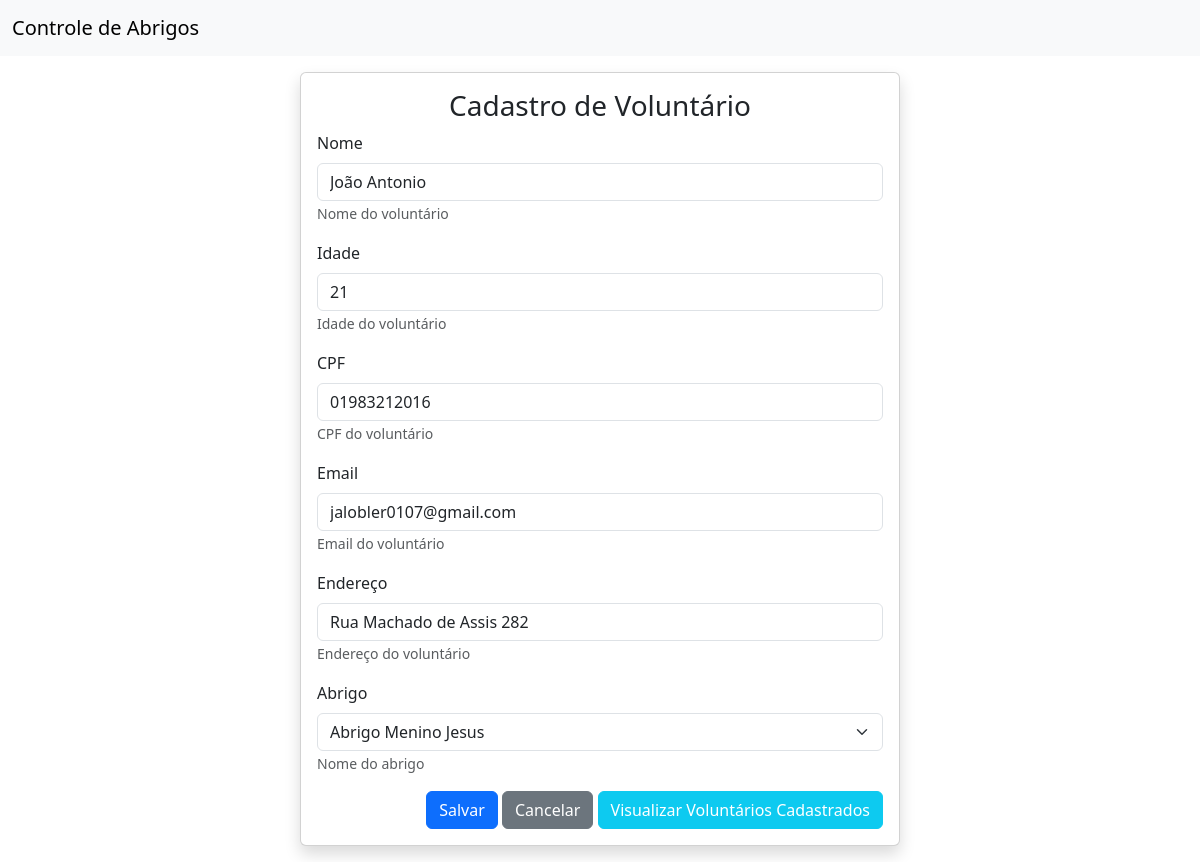
The page /1/voluntario/editar/ on the database its author committed.
### voluntarios/models.py (models this page shows, shortened)
class Voluntario(models.Model):
    nome = models.CharField('Nome', max_length=100, help_text='Nome do voluntário')
    idade = models.IntegerField('Idade', help_text='Idade do voluntário')
    cpf = models.CharField('CPF', max_length=11, help_text='CPF do voluntário', unique=True)
    email = models.EmailField('Email', help_text='Email do voluntário')
    endereco = models.CharField('Endereço', max_length=200, help_text='Endereço do voluntário')
    abrigo = models.ForeignKey(abrigo.models.Abrigo, verbose_name=' Abrigo', help_text='Nome do abrigo',
                               on_delete=models.CASCADE, related_name='abrigo')
    class Meta:
        verbose_name = 'Voluntário'
        verbose_name_plural = 'Voluntários'

### abrigo/models.py (models this page shows)
class Abrigo(models.Model):
    nome = models.CharField(max_length=255, verbose_name="Nome", default='Exemplo de nome')
    cnpj = models.CharField(max_length=18, unique=True, verbose_name="CNPJ")
    endereco = models.CharField(max_length=255, verbose_name="Endereço")
    class Meta:
        verbose_name = 'Abrigo'
        verbose_name_plural = 'Abrigos'
    def __str__(self):
        return self.nome

### voluntarios/views.py (the view)
# urls.py: path('<int:pk>/voluntario/editar/', VoluntarioUpdateView.as_view(), name='voluntario_editar'),
class VoluntarioUpdateView(SuccessMessageMixin, UpdateView):
    model = Voluntario
    form_class = VoluntarioModelForm
    template_name = 'voluntario_form.html'
    success_url = reverse_lazy('voluntarios')
    success_message = 'Voluntário atualizado com sucesso'

### voluntarios/forms.py
class VoluntarioModelForm(forms.ModelForm):
    class Meta:
        model = Voluntario
        fields = '__all__'
        error_messages = {
            'nome': {'required': 'O nome do Voluntário é um campo obrigatório'},
            'idade': {'required': 'A idade é um campo obrigatório'},
            'cpf': {'required': 'O CPF do Voluntário é um campo obrigatório', 'unique': 'CPF já cadastrado'},
            'email': {'required': 'O email é um campo obrigatório'},
            'endereco': {'required': 'O endereço é um campo obrigatório'},
        }

### voluntarios/templates/voluntario_form.html (shortened to what this page needs)
{% extends 'inicial.html' %}
{% load django_bootstrap5 %}
{% block content %}
    <div class="card shadow m-3 col-md-6 mx-auto">
        <div class="card-body">
            <div class="row">
                <h3 class="text-center">Cadastro de Voluntário</h3>
                <form method="POST" enctype="multipart/form-data">
                    {% bootstrap_form form %}
                    <div class="text-end">
                        {% bootstrap_button button_type="submit" content="Salvar" %}
                        <a href="{% url 'voluntarios' %}" class="btn btn-secondary text-white" type="button">
                           <span class="text">Cancelar</span>
                        </a>
                        <a href="{% url 'voluntarios' %}" class="btn btn-info text-white" type="button">
                           <span class="text">Visualizar Voluntários Cadastrados</span>
                        </a>
                    </div>
                </form>
            </div>
        </div>
    </div>
{% endblock %}

### rows shown on the page
Voluntario: nome "João Antonio", idade "21", cpf "01983212016", email "jalobler0107@gmail.com", endereco "Rua Machado de Assis 282", abrigo "Abrigo Menino Jesus"
